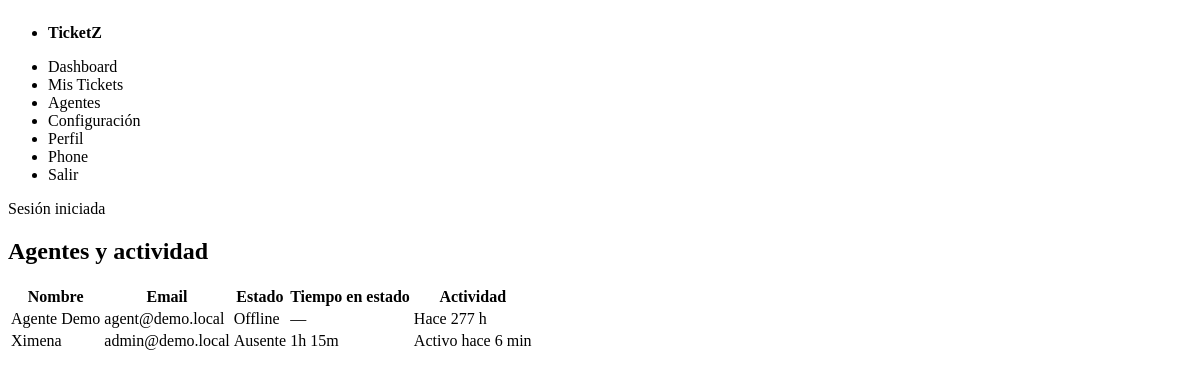
/?page=agents (signed in), run on an earlier commit of the app's database.
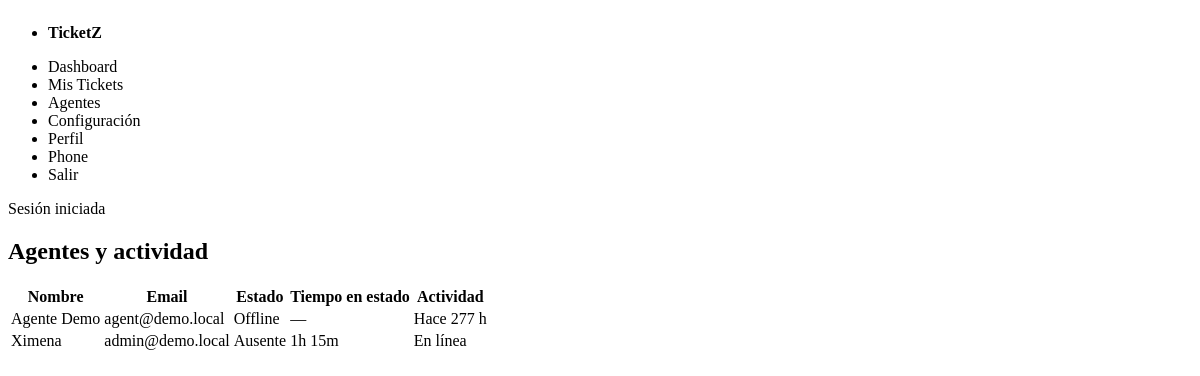
And on a later commit of the database.
### tables this page shows
CREATE TABLE users(
        id INTEGER PRIMARY KEY AUTOINCREMENT,
        name TEXT NOT NULL,
        email TEXT UNIQUE NOT NULL,
        pass TEXT NOT NULL,
        role TEXT NOT NULL DEFAULT "user",
        theme TEXT NOT NULL DEFAULT "light",
        notify_email INTEGER NOT NULL DEFAULT 1,
        last_active INTEGER DEFAULT NULL,
        created_at INTEGER NOT NULL
    , status TEXT NOT NULL DEFAULT "offline", status_since INTEGER DEFAULT NULL);

### app/db.php (called while the page is built, shortened)
<?php
function db(): PDO {
    static $pdo = null;
    if ($pdo) return $pdo;
    $dsn = 'sqlite:' . DB_FILE;
    try {
        $pdo = new PDO($dsn);
        $pdo->setAttribute(PDO::ATTR_ERRMODE, PDO::ERRMODE_EXCEPTION);
        $pdo->exec('PRAGMA foreign_keys = ON');
        return $pdo;
    } catch (PDOException $e) {
        http_response_code(500);
        $msg = "No se pudo abrir la base de datos SQLite en: " . DB_FILE . "\\nError: " . $e->getMessage();
        echo nl2br(htmlspecialchars($msg, ENT_QUOTES | ENT_SUBSTITUTE, 'UTF-8'));
        exit;
    }
}

### app/models.php (called while the page is built, shortened)
<?php
function list_agents(): array {
    $st=db()->query('SELECT id,name,email,last_active,status,status_since FROM users WHERE role IN ("agent","admin") ORDER BY name');
    return $st->fetchAll(PDO::FETCH_ASSOC);
}

### public/index.php (the view, shortened to what this page needs)
<?php
require_once __DIR__ . '/../app/bootstrap.php';
$page   = $_GET['page'] ?? 'home';
function human_duration(int $seconds): string {
    if ($seconds < 86400) return intval($seconds/3600).'h '.intval(($seconds%3600)/60).'m';
    return intval($seconds/86400).'d';
}
if ($page === 'agents') {
    $agents = list_agents();
    render_header('Agentes', $user);
    echo '<div class="narrow"><h2>Agentes y actividad</h2><div class="table-scroll"><table><thead>
    <tr><th>Nombre</th><th>Email</th><th>Estado</th><th>Tiempo en estado</th><th>Actividad</th></tr></thead><tbody>';
    foreach ($agents as $a) {
        $ago = $a['last_active'] ? (time() - (int)$a['last_active']) : 999999;
        $label = $ago < 120 ? 'En línea' : ($ago < 3600 ? 'Activo hace '.intval($ago/60).' min' : 'Hace '.intval($ago/3600).' h');
        $since = $a['status_since'] ? human_duration(time() - (int)$a['status_since']) : '—';
        $state_label = $a['status'] === 'en_llamada' ? 'En llamada' :
                       ($a['status'] === 'disponible' ? 'Disponible' :
                        ($a['status'] === 'ausente' ? 'Ausente' : 'Offline'));
        echo '<tr><td>'.e($a['name']).'</td><td>'.e($a['email']).'</td><td>'.$state_label.'</td><td>'.$since.'</td><td>'.$label.'</td></tr>';
    }
    echo '</tbody></table></div></div>';
    render_footer(); exit;
}

### app/util.php (shortened to what this page needs)
<?php
function e(string $s): string { return htmlspecialchars($s, ENT_QUOTES | ENT_SUBSTITUTE, 'UTF-8'); }
function flash(string $key, ?string $msg = null) {
    if ($msg === null) {
        $m = $_SESSION['_flash'][$key] ?? null;
        return $m;
    }
}
function get_theme(): string {
    $u = $_SESSION['user'] ?? null;
    return $u['theme'] ?? 'light';
}
function render_header(string $title, ?array $user) {
$theme = get_theme();
echo '<!DOCTYPE html><html lang="es" data-theme="'.e($theme).'"><head>
<meta charset="utf-8"><meta name="viewport" content="width=device-width,initial-scale=1">
<title>'.e($title).'</title>
<link rel="stylesheet" href="https://unpkg.com/@picocss/pico@2/css/pico.min.css">
<link rel="stylesheet" href="assets/style.css">
<link rel="preconnect" href="https://fonts.googleapis.com"><link rel="preconnect" href="https://fonts.gstatic.com" crossorigin>
<link href="https://fonts.googleapis.com/css2?family=Inter:wght@400;600;700&display=swap" rel="stylesheet">
</head><body>
<header class="container">
  <nav>
    <ul><li><strong>TicketZ</strong></li></ul>
    <ul>';
    if ($user) {
        echo '<li><a href="?page=dashboard">Dashboard</a></li>
              <li><a href="?page=tickets">Mis Tickets</a></li>
              <li><a href="?page=agents">Agentes</a></li>
              <li><a href="?page=settings">Configuración</a></li>
              <li><a href="?page=profile">Perfil</a></li>
              <li><a href="?page=phone" target="_blank">Phone</a></li>
              <li><a class="contrast" href="?action=logout">Salir</a></li>';
    } else {
        echo '<li><a href="?page=home">Inicio</a></li>
              <li><a href="?page=login">Entrar</a></li>
              <li><a href="?page=register">Registro</a></li>';
    }
echo '</ul></nav></header><main class="container content">';
$m = flash('msg'); if ($m) { echo '<article class="msg">'.$m.'</article>'; }
}
function render_footer() {
    echo '</main><footer class="container"></footer>
<script>
document.querySelectorAll("[data-theme-toggle]").forEach(b=>{
  b.addEventListener("click",()=>{
    const cur=document.documentElement.getAttribute("data-theme")==="dark"?"light":"dark";
    document.documentElement.setAttribute("data-theme",cur);
    fetch("?action=theme&v="+cur,{method:"POST",headers:{ "Content-Type":"application/x-www-form-urlencoded" },body:"csrf=<?php echo e(csrf_token()); ?>&theme="+cur});
  });
});
</script>
</body></html>';
}

### public/assets/style.css (style rules this page uses)
:root { --brand: #7c4b2b; --brand-2: #f4e6d6; --brand-3: #f7f2ea; }
html, body { overflow: auto !important; }
header nav a { color: inherit !important; text-decoration: none !important; }

What changed in the data, as far as the page shows it:
changed users "Ximena": last_active "Activo hace 6 min" → "En línea"
